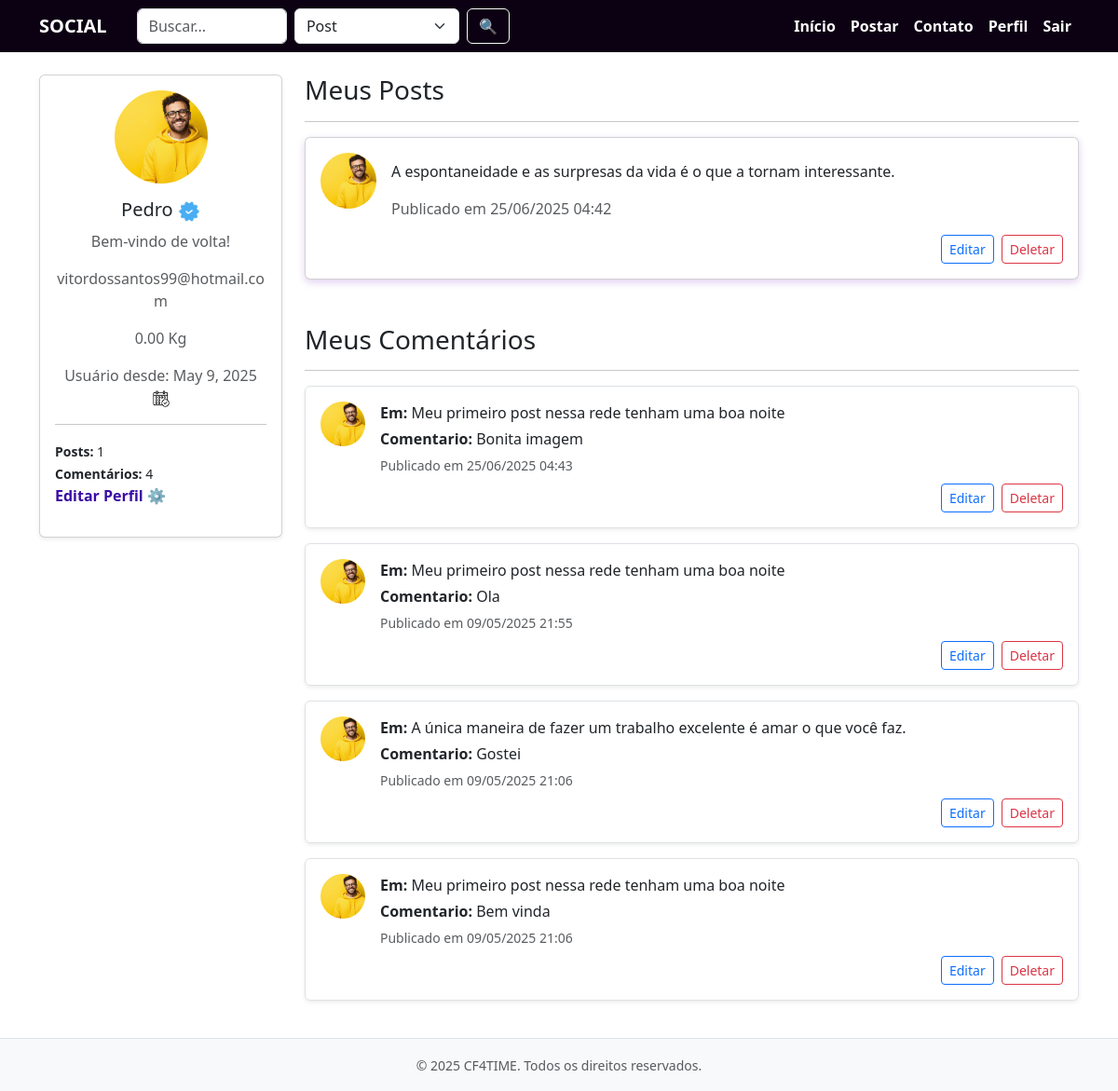
Screenshot of /my-perfil/ (signed in) with the database file from the repository.
### account/models.py (models this page shows, shortened)
class Profile (models.Model):
    BOX_CHOICES = (('CF4TIME CAMPINA ', 'CF4TIME CAMPINA'), ('CF4TIME CAMPINA', 'CF4TIME JOCKEY'))
    CATEGORY_CHOICES = (('FITNESS', 'FITNESS'), ('SCALED','SCALED'),('AMADOR', 'AMADOR'), ('RX','RX',), ('MASTER', 'MASTER'))
    user = models.OneToOneField(User, on_delete=models.CASCADE)
    photo = models.ImageField(upload_to='media_profile', null=True, blank=True)
    created_at_profile =  models.DateField(auto_now=True)
    birthday = models.DateField(max_length=50, default=timezone.now)
    weight = models.DecimalField(max_digits= 5, decimal_places = 2, validators=[MaxValueValidator (300), MinValueValidator(0)], default=0)
    height = models.DecimalField(max_digits= 5, decimal_places = 2, validators=[MaxValueValidator (2), MinValueValidator(0)], default=0)
    category = models.CharField(choices= CATEGORY_CHOICES, default= 'EXPERIMENTAL')
    box = models.CharField(choices = BOX_CHOICES, default = 'DEFAULT')

### Social/models.py (models this page shows, shortened)
class PostCommentInventory(models.Model):
    author = models.OneToOneField(User, on_delete=models.CASCADE, related_name='author_inventory')
    post_count = models.IntegerField(default=0)
    comment_count = models.IntegerField(default=0)

class Post(models.Model):
    author= models.ForeignKey(User, on_delete=models.CASCADE, )
    created_at = models.DateTimeField(auto_now=True, auto_created=True)
    text = models.TextField(max_length=2000)
    photo = models.ImageField(upload_to='media_post', null=True, blank= True)
    like = models.ManyToManyField(User,  related_name= 'liked_post')
    video = models.FileField(upload_to='media_post', null = True, blank=True)

class Comment(models.Model):
    author = models.ForeignKey(User, on_delete=models.CASCADE)
    comment = models.TextField(max_length=1000)
    like_comment = models.ManyToManyField(User, related_name='liked_comment')
    created_at = models.DateTimeField(auto_now=True, auto_created=True)
    post  = models.ForeignKey(Post, on_delete=models.CASCADE,)

### Social/views.py (the view)
# urls.py: path('my-perfil/', my_profile, name='my-perfil'),
def my_profile(request):
    user = request.user
    posts = request.user.post_set.all().order_by('-created_at')
    comments = request.user.comment_set.all().order_by('-created_at')
    inventory_post = PostCommentInventory.objects.filter(author=user).first()
    return render(request, 'my_perfil.html', {'user': request.user, 'posts': posts, 'comments':comments, 'inventory_post': inventory_post, 'mostrar_inventory':True})

### Social/templates/my_perfil.html (shortened to what this page needs)
{% extends "base.html" %}
{%  load static  %}
{% block content %}
    <h3>Meus Posts</h3>
    <hr>
    {% for post in posts %}
        <div class="card mb-3">
            <a href="{% url 'post-detail' post.pk %}" class="no-link-style">
            <div class="card-body d-flex">
                {% if user.profile.photo %}
                    <img src="{{ user.profile.photo.url }}" alt="Foto do autor" class="rounded-circle me-3" width="60" height="60" style="object-fit: cover;">
                {% else %}
                    <div class="rounded-circle bg-secondary me-3" style="width: 60px; height: 60px;"></div>
                {% endif %}
                <div class="w-100">
                    <p class="card-text">{{ post.text|truncatewords:30 }}</p>
                    <p class="text-muted">Publicado em {{ post.created_at|date:"d/m/Y H:i" }}</p>
            </a>
                    <div class="mt-2 d-flex justify-content-end gap-2">
                        <a href="{% url 'post-edit' post.pk %}" class="btn btn-sm btn-outline-primary">Editar</a>
                        <a href="{% url 'post-delete' post.pk %}" class="btn btn-sm btn-outline-danger">Deletar</a>
                    </div>
                </div>
            </div>
        </div>
    {% empty %}
        <p>Você ainda não publicou nenhum post.</p>
    {% endfor %}
    <h3 class="mt-5">Meus Comentários</h3>
    <hr>
    {% for comment in comments %}
        <div class="list-group-item mb-3 border rounded p-3 d-flex shadow-sm">
            <a href="{% url 'post-detail' comment.post.pk %}" class="no-link-style">
            {% if user.profile.photo %}
                <img src="{{ user.profile.photo.url }}" alt="Foto do autor" class="rounded-circle me-3" width="48" height="48" style="object-fit: cover;">
            {% else %}
                <div class="rounded-circle bg-secondary me-3" style="width: 48px; height: 48px;"></div>
            {% endif %}
            <div class="w-100">
                <p class="mb-1"><strong>Em:</strong> {{ comment.post.text }}</p>
                <p class="mb-1"><strong>Comentario:</strong> {{ comment.comment }}</p>
                <small class="text-muted">Publicado em {{ comment.created_at|date:"d/m/Y H:i" }}</small>
            </a>
                <div class="mt-2 d-flex justify-content-end gap-2">
                    <a href="{% url 'comment-update' comment.pk %}" class="btn btn-sm btn-outline-primary">Editar</a>
                    <a href="{% url 'comment-delete' comment.pk %}" class="btn btn-sm btn-outline-danger">Deletar</a>
                </div>
            </div>
        </div>
    {% empty %}
        <p>Você ainda não fez nenhum comentário.</p>
    {% endfor %}
{% endblock %}

### app/templates/base.html (shortened to what this page needs)
{% load static %}
<!DOCTYPE html>
<html lang="pt-br">
<head>
    <link href="https://cdn.jsdelivr.net/npm/bootstrap@5.3.0/dist/css/bootstrap.min.css" rel="stylesheet">
</head>
<body>
    <nav class="navbar navbar-expand-lg navbar-dark mb-4">
        <div class="container">
            <a class="navbar-brand" href="{% url 'home' %}">
                 SOCIAL
            </a>
            <div class="collapse navbar-collapse" id="navbarNav">
                {% if user.is_authenticated %}
                    <form method="get" action="{% url 'post-list' %}" onsubmit="return updateFormAction(this)" class="d-flex ms-3" style="max-width: 400px;">
                    <input type="text" name="search" class="form-control me-2" placeholder="Buscar..." value="{{ request.GET.search }}">
                    <select name="type" class="form-select me-2">
                        <option value="post" {% if request.path == "/post-list/" %}selected{% endif %}>Post</option>
                    </select>
                    <button type="submit" class="btn btn-outline-light">🔍</button>
                    </form>
                {% endif %}
                <ul class="navbar-nav ms-auto">
                    {% if user.is_authenticated %}
                    <li class="nav-item">
                        <a class="nav-link" href="{% url 'home' %}">Início</a>
                    </li>
                    <li class="nav-item">
                        <a class="nav-link" href="{% url 'post-create' %}">Postar</a>
                    </li>
                    <li class="nav-item">
                        <a class="nav-link" href="https://www.linkedin.com/in/jo%C3%A3o-vitor-xavier-532191279/">Contato</a>
                    </li>
                    <li class="nav-item">
                        <a class="nav-link" href="{% url 'my-perfil' %}">Perfil</a>
                    </li>
                    <li class="nav-item">
                        <a class="nav-link" href="{% url 'logout' %}">Sair</a>
                    </li>
                    {% endif %}
                </ul>
            </div>
        </div>
    </nav>
    {% block profile_sidebar %}
    <div class="container">
        <div class="row">
            {% if user.is_authenticated %}
            <div class="col-md-3 mb-4">
                <div class="card shadow-sm">
                    <div class="card-body text-center">
                        {% if user.profile.photo %}
                            <img src="{{ user.profile.photo.url }}" alt="Foto de perfil"
                                 class="rounded-circle mb-3" width="100" height="100" style="object-fit: cover;">
                        {% else %}
                            <img src="https://via.placeholder.com/100" class="rounded-circle mb-3" alt="Sem foto">
                        {% endif %}
                        <h5 class="card-title">{{ user.username }} <img src="{% static 'verified.png' %}" alt="Verificado" width="24"> </h5>
                        <p class="text-muted">Bem-vindo de volta!</p>
                        <p class="text-muted">{{ user.email }}</p>
                        <p class="text-muted">{{ user.profile.weight}} Kg</p>
                        <p class="text-muted">Usuário desde: {{ user.profile.created_at_profile}} <img src="{% static 'schedule.png' %}" alt="Calendário" width="18"></p>
                        {% if mostrar_inventory and inventory_post %}
                            <hr>
                            <div class="text-start">
                                <small><strong>Posts:</strong> {{ inventory_post.post_count }}</small><br>
                                <small><strong>Comentários:</strong> {{ inventory_post.comment_count }}</small>
                            </div>
                            <div style="display: flex; justify-content: space-between; align-items: center; margin-bottom: 1rem;">
                                <a href="{% url 'user-config' user.pk %}" style="text-decoration: none; color: #3a0ca3;">
                                    <strong>Editar Perfil ⚙️</strong>
                                </a>
                            </div>
                        {% endif %}
                    </div>
                </div>
            </div>
            {% endif %}
    {% endblock %}
            <div class="{% if user.is_authenticated %}col-md-9{% else %}col-12{% endif %}">
                {% block content %}{% endblock %}
    <footer class="bg-light text-center text-muted py-3 mt-4 border-top">
        <div class="container">
            <small>&copy; {{ year|default:2025 }} CF4TIME. Todos os direitos reservados.</small>
        </div>
    </footer>
</body>
</html>

### app/templates/base.html (style rules this page uses)
.no-link-style { text-decoration: none; color: inherit; }
:root { --cor-roxo: #0c0113; --cor-rosa: #36152b; --cor-roxo-claro: #343235; }
body { background-color: #f8f0fc; color: #3a0ca3; }
.navbar { background: var(--cor-roxo); }
.navbar-brand, .navbar-nav .nav-link { color: #fff; font-weight: 600; }
.card { border-radius: 10px; box-shadow: 0 3px 8px rgba(106,13,173,0.2); }
.btn-outline-primary { color: var(--cor-roxo); border-color: var(--cor-roxo); }

### rows the page displays
PostCommentInventory: post_count "1", comment_count "4"
Post: profile.photo (picture), text "A espontaneidade e as surpresas da vida é o que a tornam interessante.", created_at "25/06/2025 04:42"
Comment: profile.photo (picture), post.text "Meu primeiro post nessa rede tenham uma boa noite", comment "Bonita imagem", created_at "25/06/2025 04:43"
Comment: profile.photo (picture), post.text "Meu primeiro post nessa rede tenham uma boa noite", comment "Ola", created_at "09/05/2025 21:55"
Comment: profile.photo (picture), post.text "A única maneira de fazer um trabalho excelente é amar o que você faz.", comment "Gostei", created_at "09/05/2025 21:06"
Comment: profile.photo (picture), post.text "Meu primeiro post nessa rede tenham uma boa noite", comment "Bem vinda", created_at "09/05/2025 21:06"

### other values shown
{{ user.username }} "Pedro"
{{ user.email }} "vitordossantos99@hotmail.com"
{{ user.profile.weight }} "0.00"
{{ user.profile.created_at_profile }} "May 9, 2025"
{{ year|default:2025 }} "2025"
